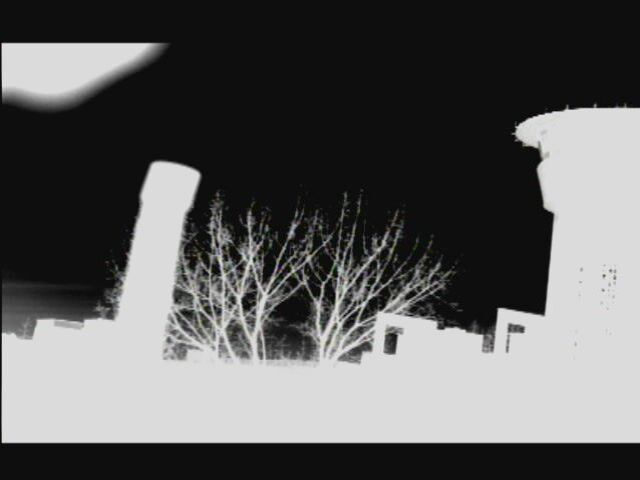
//> input picture Question2/L000.jpg, 640 x 480 px
$ ./main   (built with g++ and OpenCV 4)
//> lines starting //> are read from the running program, lines starting //| are printed output that depends on the picture
### Question2/stiching.h
#pragma once
#include<opencv2/opencv.hpp>
#include<opencv2/xfeatures2d.hpp>
#include<vector>
//#include<iostream>

//using namespace std;

class Corners {
public:
	Corners() = default;
	Corners(const Corners& corners) :leftUp(corners.leftUp), leftDown(corners.leftDown), rightUp(corners.rightUp), rightDown(corners.rightDown)
	{ }
	Corners(const cv::Mat& H, const cv::Mat& src);
	~Corners() = default;
	void reCalcCorners(const cv::Mat& H, const cv::Mat& src);
	cv::Point2f leftUp;
	cv::Point2f leftDown;
	cv::Point2f rightUp;
	cv::Point2f rightDown;
private:
	void CalcCorners(const cv::Mat& H, const cv::Mat& src);
};

class Stiching {
public:
	Stiching() = default;
	Stiching(const Stiching&) = delete;
	Stiching(const Stiching&&) = delete;
	~Stiching() = default;
	void stiching(cv::Mat& L_Img_Ori, cv::Mat& R_Img_Ori, cv::Mat& dst);

private:
	void initial();
	//void detect(const cv::Mat& img, std::vector <cv::KeyPoint>& KeyPoints);
	//void compute();
	void matchByLowe() {};
	void matchByBF(std::vector<cv::Point2f>& L_Points, std::vector<cv::Point2f>& R_Points);
	void OptimizeSeam(cv::Mat& img1, cv::Mat& trans, cv::Mat& dst);
	Corners corners;
	static const  double superpositionLeftThread;
	static const  double superpositionRightThread;
	cv::Ptr<cv::xfeatures2d::SIFT> sift;
	std::vector<cv::KeyPoint> L_KeyPts, R_KeyPts;
	cv::Mat descriptors_L, descriptors_R;
};

### Question2/stiching.cpp
#include"stiching.h"

void Corners::CalcCorners(const cv::Mat& H, const cv::Mat& src) {

	//对图像左上角点进行单映性变换
	cv::Mat corner_ori = cv::Mat::zeros(3, 1, CV_64F);
	corner_ori.at<double>(2, 0) = 1;
	//cout << corner_ori << endl;
	cv::Mat corner_homo = H * corner_ori;
	leftUp.x = corner_homo.at<double>(0, 0) / corner_homo.at<double>(2, 0);
	leftUp.y = corner_homo.at<double>(1, 0) / corner_homo.at<double>(2, 0);
	//std::cout << leftUp.x << " " << leftUp.y << endl;

	//对图像左下角点进行单映性变换
	corner_ori.at<double>(0, 0) = 0;
	corner_ori.at<double>(1, 0) = src.rows;
	corner_ori.at<double>(2, 0) = 1;
	//cout << corner_ori << endl;
	corner_homo = H * corner_ori;
	leftDown.x = corner_homo.at<double>(0, 0) / corner_homo.at<double>(2, 0);
	leftDown.y = corner_homo.at<double>(1, 0) / corner_homo.at<double>(2, 0);
	//std::cout << leftDown.x << " " << leftDown.y << endl;

	//对图像右上角点进行单映性变换
	corner_ori.at<double>(0, 0) = src.cols;
	corner_ori.at<double>(1, 0) = 0;
	corner_ori.at<double>(2, 0) = 1;
	//cout << corner_ori << endl;
	corner_homo = H * corner_ori;
	rightUp.x = corner_homo.at<double>(0, 0) / corner_homo.at<double>(2, 0);
	rightUp.y = corner_homo.at<double>(1, 0) / corner_homo.at<double>(2, 0);
	//std::cout << rightUp.x << " " << rightUp.y << endl;

	//对图像右下角点进行单映性变换
	corner_ori.at<double>(0, 0) = src.cols;
	corner_ori.at<double>(1, 0) = src.rows;
	corner_ori.at<double>(2, 0) = 1;
	//cout << corner_ori << endl;
	corner_homo = H * corner_ori;
	rightDown.x = corner_homo.at<double>(0, 0) / corner_homo.at<double>(2, 0);
	rightDown.y = corner_homo.at<double>(1, 0) / corner_homo.at<double>(2, 0);
	//std::cout << rightDown.x << " " << rightDown.y << endl;


}

Corners::Corners(const cv::Mat& H, const cv::Mat& src) {
	CalcCorners(H, src);
}

void Corners::reCalcCorners(const cv::Mat& H, const cv::Mat& src) {
	CalcCorners(H, src);
}

const double Stiching::superpositionLeftThread = 0.92;
const double Stiching::superpositionRightThread = 0.1;

void Stiching::stiching(cv::Mat& L_Img_Ori, cv::Mat& R_Img_Ori, cv::Mat& dst) {

	cv::Mat L_Img, R_Img;
	cv::cvtColor(L_Img_Ori, L_Img, CV_RGB2GRAY);
	cv::cvtColor(R_Img_Ori, R_Img, CV_RGB2GRAY);
	//std::cout << L_Img.rows << " " << R_Img.cols << std::endl;
	auto L_row = L_Img.rows;
	auto L_col = L_Img.cols;
	auto R_row = R_Img.rows;
	auto R_col = R_Img.cols;
	//std::cout << L_row << L_col << " " << R_row << R_col << endl;
	initial();
	//cv::Ptr<cv::xfeatures2d::SIFT> tsift = cv::xfeatures2d::SIFT::create(1600);
	std::vector<cv::KeyPoint> L_KeyPoints, R_KeyPoints;
	sift->detect(L_Img, L_KeyPoints);
	sift->detect(R_Img, R_KeyPoints);
	int thread_L = L_col * superpositionLeftThread;
	int thread_R = R_col * superpositionRightThread;
	//std::cout << thread_L << " " << thread_R << std::endl;
	for (int i = 0; i < L_KeyPoints.size(); i++) {
		cv::KeyPoint tmp = L_KeyPoints.at(i);
		if (tmp.pt.x > thread_L) {
			L_KeyPts.push_back(tmp);
		}
	}
	for (int i = 0; i < R_KeyPoints.size(); i++) {
		cv::KeyPoint tmp = R_KeyPoints.at(i);
		if (tmp.pt.x < thread_R) {
			R_KeyPts.push_back(tmp);
		}
	}
	//std::cout << L_KeyPts.size() << " " << R_KeyPts.size() << std::endl;
	sift->compute(L_Img, L_KeyPts, descriptors_L);
	sift->compute(R_Img, R_KeyPts, descriptors_R);
	std::vector<cv::Point2f> imagePoints_L, imagePoints_R;
	matchByBF(imagePoints_L, imagePoints_R);
	//std::cout << imagePoints_L.size() << " " << imagePoints_R.size() << std::endl;
	cv::Mat homo;

	//建立单映性矩阵
	if (imagePoints_L.size() > 30)
		homo = cv::findHomography(imagePoints_R, imagePoints_L, CV_RANSAC);
	else {
		double h[] = { 0.7731306674544454, 0.002603557890442372, 593.9808144299284,
					-0.1078747736838854, 0.9974778502779783, -7.538690884299091,
					-0.000358802476608091, 1.88412002496368e-05, 1 };
	homo = cv::Mat(3, 3, CV_64FC1, h);
	}
	//cv::Mat homo = cv::findHomography(imagePoints_R, imagePoints_L, CV_RANSAC);
	//cout << homo << endl;

	corners.reCalcCorners(homo, R_Img);
	cv::Mat imageTransform1;
	// [16 lines of commented-out code are left out]

	homo.at<double>(1, 2) = homo.at<double>(1, 2) - corners.rightUp.y; //-1
	warpPerspective(R_Img_Ori, imageTransform1, homo, cv::Size(MAX(corners.rightUp.x, corners.rightDown.x), corners.rightDown.y - corners.rightUp.y/*L_Img_Ori.rows*/), cv::INTER_LINEAR, cv::BORDER_TRANSPARENT);

	cv::waitKey(10);
	//创建拼接后的图,需提前计算图的大小
	int dst_width = imageTransform1.cols;  //取最右点的长度为拼接图的长度
	int dst_height = imageTransform1.rows;
	dst = cv::Mat(dst_height, dst_width, CV_8UC3);
	dst.setTo(0);
	imageTransform1.copyTo(dst(cv::Rect(0, 0, imageTransform1.cols, imageTransform1.rows)));
	//imshow("imgTran", imageTransform1);
	L_Img_Ori.copyTo(dst(cv::Rect(0, -corners.rightUp.y + 1, L_Img_Ori.cols, L_Img_Ori.rows)));
	cv::Mat L_Img_Tmp(dst_height, L_Img_Ori.cols, CV_8UC3);
	L_Img_Tmp.setTo(0);
	L_Img_Ori.copyTo(L_Img_Tmp(cv::Rect(0, -corners.rightUp.y + 1, L_Img_Ori.cols, L_Img_Ori.rows)));
	//imshow("cc", L_Img_Tmp);
	//imshow("ss", dst);
	cv::waitKey(10);
	OptimizeSeam(L_Img_Tmp, imageTransform1, dst);


}

void Stiching::initial() {
	sift = cv::xfeatures2d::SIFT::create(1600);
}

void Stiching::matchByBF(std::vector<cv::Point2f>& L_Points, std::vector<cv::Point2f>& R_Points) {
	cv::BFMatcher  matcher;
	std::vector<cv::DMatch> matches;
	matcher.match(descriptors_L, descriptors_R, matches);

	sort(matches.begin(), matches.end());
	std::vector< cv::DMatch > good_matches;
	int ptsPairs = matches.size();


	for (int i = 0; i < ptsPairs; i++)
	{
		good_matches.push_back(matches[i]);//距离最小的50个压入新的DMatch
	}

	for (int i = 0; i < good_matches.size(); i++)
	{
		L_Points.push_back(L_KeyPts[good_matches[i].queryIdx].pt);
		R_Points.push_back(R_KeyPts[good_matches[i].trainIdx].pt);
	}
}


// [35 lines of commented-out code are left out]

void Stiching::OptimizeSeam(cv::Mat& img1, cv::Mat& trans, cv::Mat& dst)
{
	int start = MIN(corners.leftUp.x, corners.leftDown.x);//开始位置，即重叠区域的左边界

	double processWidth = img1.cols - start;//重叠区域的宽度
	int rows = dst.rows;
	int cols = img1.cols; //注意，是列数*通道数
	double alpha = 1;//img1中像素的权重
	for (int i = 0; i < rows; i++)
	{
		uchar* p = img1.ptr<uchar>(i);  //获取第i行的首地址
		uchar* t = trans.ptr<uchar>(i);
		uchar* d = dst.ptr<uchar>(i);
		for (int j = start; j < cols; j++)
		{
			if (p[j * 3] == 0 && p[j * 3 + 1] == 0 && p[j * 3 + 2] == 0) {
				d[j * 3] = 0;
				d[j * 3 + 1] = 0;
				d[j * 3 + 2] = 0;
			}
			else {
				//如果遇到图像trans中无像素的黑点，则完全拷贝img1中的数据
				if (t[j * 3] == 0 && t[j * 3 + 1] == 0 && t[j * 3 + 2] == 0)
				{
					alpha = 1;
				}
				else
				{
					//img1中像素的权重，与当前处理点距重叠区域左边界的距离成正比，实验证明，这种方法确实好
					alpha = (processWidth - (j - start)) / processWidth;
				}

				d[j * 3] = p[j * 3] * alpha + t[j * 3] * (1 - alpha);
				d[j * 3 + 1] = p[j * 3 + 1] * alpha + t[j * 3 + 1] * (1 - alpha);
				d[j * 3 + 2] = p[j * 3 + 2] * alpha + t[j * 3 + 2] * (1 - alpha);
			}


		}
	}

}

### Question2/main.cpp
#include"stiching.h"
#include<ctime>
using namespace cv;
using namespace std;


int main() {
	Mat L_Img_Ori_0, R_Img_Ori_0, dst_0;
	Mat L_Img_Ori_1, R_Img_Ori_1, dst_1;
	Mat L_Img_Ori_2, R_Img_Ori_2, dst_2;
	Mat L_Img_Ori_3, R_Img_Ori_3, dst_3;
	L_Img_Ori_0 = imread("L000.jpg");
//> L_Img_Ori_0 is the input picture: 480 rows x 640 cols, CV_8UC3; mean B, G, R 92.4, 92.6, 92.5
	R_Img_Ori_0= imread("R000.jpg");
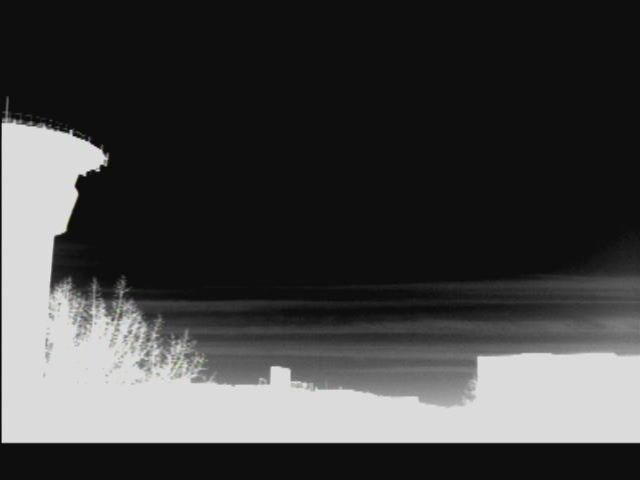
//> input picture Question2/R000.jpg, 640 x 480 px
//> R_Img_Ori_0 is the input picture: 480 rows x 640 cols, CV_8UC3; mean B, G, R 66.3, 66.4, 66.4
	L_Img_Ori_1 = imread("L001.bmp");
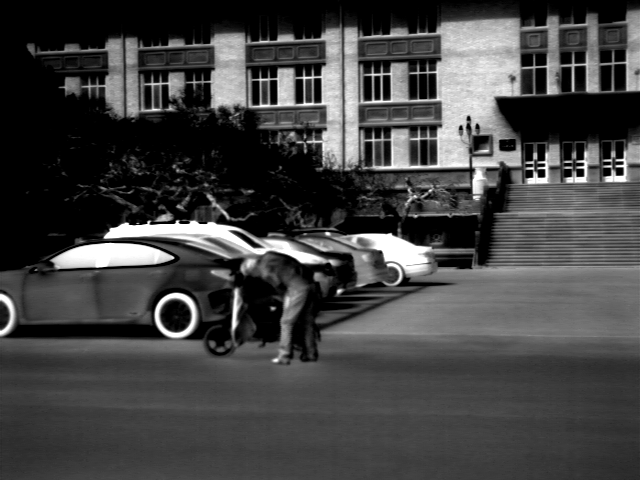
//> input picture Question2/L001.bmp, 640 x 480 px
//> L_Img_Ori_1 is the input picture: 480 rows x 640 cols, CV_8UC3; min 0, max 255, mean 66.9
	R_Img_Ori_1 = imread("R001.bmp");
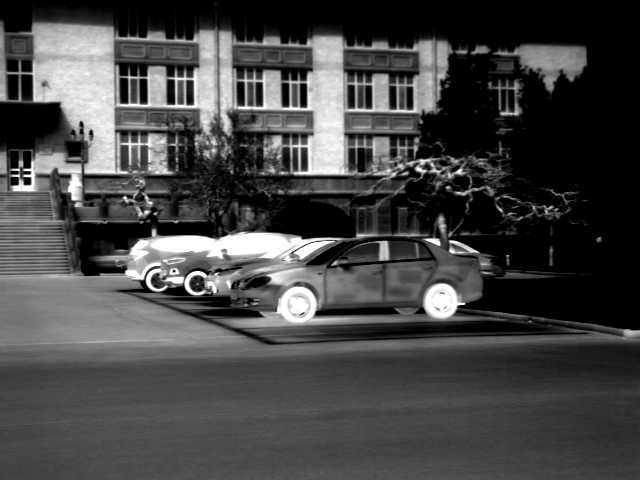
//> input picture Question2/R001.bmp, 640 x 480 px
//> R_Img_Ori_1 is the input picture: 480 rows x 640 cols, CV_8UC3; min 0, max 255, mean 69.6
	L_Img_Ori_2 = imread("L002.bmp");
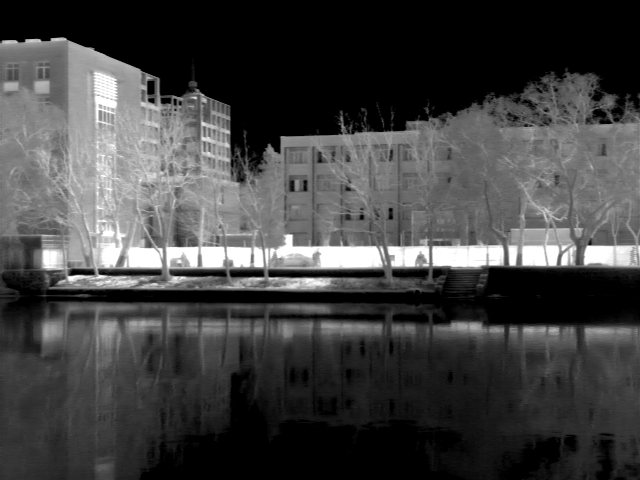
//> input picture Question2/L002.bmp, 640 x 480 px
//> L_Img_Ori_2 is the input picture: 480 rows x 640 cols, CV_8UC3; min 0, max 255, mean 66.2
	R_Img_Ori_2 = imread("R002.bmp");
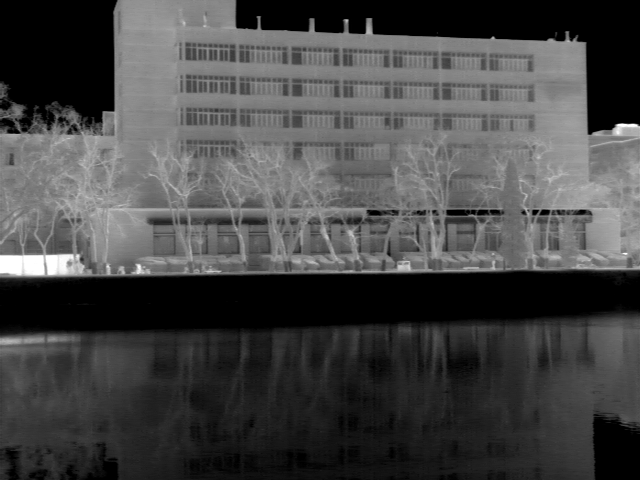
//> input picture Question2/R002.bmp, 640 x 480 px
//> R_Img_Ori_2 is the input picture: 480 rows x 640 cols, CV_8UC3; min 0, max 255, mean 70.2
	L_Img_Ori_3 = imread("L004.bmp");
//> L004.bmp cannot be read in this run, so this picture is empty
	R_Img_Ori_3 = imread("R004.bmp");
//> R004.bmp cannot be read in this run, so this picture is empty
	//imshow("aa", L_Img_Ori_0);
	//imshow("bb", R_Img_Ori_0);
	//cout << L_Img_Ori_0.rows << " " << L_Img_Ori_0.cols << endl;
	waitKey(10);
	clock_t startTime, endTime;
	Stiching s0,s1,s2,s3;
	startTime = clock();
	s0.stiching(L_Img_Ori_0, R_Img_Ori_0, dst_0);
//> in stiching, `sift->detect(L_Img, L_KeyPoints);`: L_KeyPoints = 1311 keypoints; strongest (x, y, size): (168, 190, 39), (58, 71, 50.6), (529, 131, 17.8), (505, 316, 11.8)
//> in stiching, `sift->detect(R_Img, R_KeyPoints);`: R_KeyPoints = 435 keypoints; strongest (x, y, size): (91, 157, 18.8), (283, 407, 55.5), (98, 253, 63.6), (82, 183, 11)
//> the loop in stiching, `for (int i = 0; i < L_KeyPoints.size(); i++)` made 1311 passes
//> tmp on passes 1 to 3: keypoint at (3.2, 441), size 2.6, keypoint at (3.2, 441), size 2.6, keypoint at (3.2, 44.6), size 2.7
//> the loop in stiching, `for (int i = 0; i < R_KeyPoints.size(); i++)` made 435 passes
//> tmp on passes 1 to 3: keypoint at (3, 124.6), size 2.4, keypoint at (3.2, 440.9), size 2.7, keypoint at (3.5, 115.6), size 2.6
//> in matchByBF, `matcher.match(descriptors_L, descriptors_R, matches);`: matches = 23 matches
//> in matchByBF, `int ptsPairs = matches.size();`: ptsPairs = 23
//> the loop in matchByBF, `for (int i = 0; i < ptsPairs; i++)` made 23 passes
//> the loop in matchByBF, `for (int i = 0; i < good_matches.size(); i++)` made 23 passes
//> in stiching, `matchByBF(imagePoints_L, imagePoints_R);`: imagePoints_L = 23 Points (x, y), first 12: [589.1, 104.9], [620.8, 105], [601, 104.9], [620.9, 105.3], [590.7, 105.8], [599.1, 105.9], [603, 290.1], [603.9, 275.6], [603, 290.1], [603, 290.1], [613.3, 296.5], [601.5, 302.7]; imagePoints_R = 23 Points (x, y), first 12: [35.96, 121.6], [35.96, 121.6], [25.2, 120.4], [35.96, 121.6], [35.96, 121.6], [25.2, 120.4], [43.96, 374.9], [43.96, 374.9], [43.96, 374.9], [43.96, 374.9], [43.96, 374.9], [43.96, 374.9]
//> after the loop in OptimizeSeam, `for (int i = 0; i < rows; i++)`:
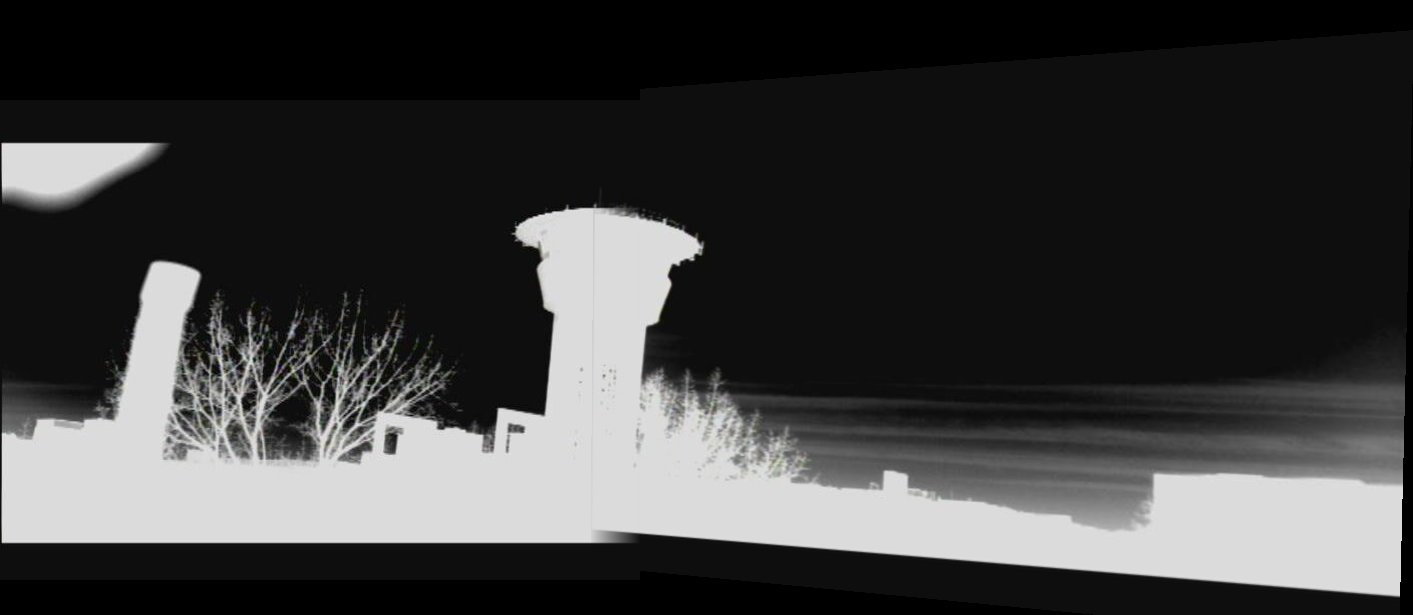
//> dst: 615 rows x 1413 cols, CV_8UC3; mean B, G, R 60.7, 60.8, 60.8
//> after the loop in OptimizeSeam, `for (int i = 0; i < rows; i++)`: alpha = 1
	s1.stiching(L_Img_Ori_1, R_Img_Ori_1, dst_1);
//> in stiching (call 2), `sift->detect(L_Img, L_KeyPoints);`: L_KeyPoints = 1600 keypoints; strongest (x, y, size): (541, 174, 4.9), (620, 172, 5), (580, 173, 4.9), (339, 291, 3.3)
//> in stiching (call 2), `sift->detect(R_Img, R_KeyPoints);`: R_KeyPoints = 1600 keypoints; strongest (x, y, size): (27, 181, 4.9), (29, 173, 2.4), (459, 172, 3.9), (451, 242, 2.5)
//> the loop in stiching (call 2), `for (int i = 0; i < L_KeyPoints.size(); i++)` made 1600 passes
//> tmp on passes 1 to 3: keypoint at (636.6, 72.8), size 3.1, keypoint at (8.4, 335.7), size 4.5, keypoint at (18.8, 331.4), size 10
//> after the loop in stiching (call 2), `for (int i = 0; i < L_KeyPoints.size(); i++)`: L_KeyPts = 106 keypoints; strongest (x, y, size): (620, 172, 5), (621, 163, 2.5), (618, 166, 2.1), (618, 160, 2)
//> the loop in stiching (call 2), `for (int i = 0; i < R_KeyPoints.size(); i++)` made 1600 passes
//> tmp on passes 1 to 3: keypoint at (4.9, 165.3), size 2.4, keypoint at (4.5, 153.2), size 2.6, keypoint at (632.6, 328.4), size 2.9
//> after the loop in stiching (call 2), `for (int i = 0; i < R_KeyPoints.size(); i++)`: R_KeyPts = 96 keypoints; strongest (x, y, size): (27, 181, 4.9), (29, 173, 2.4), (18, 176, 2.1), (16, 172, 2.4)
//> in matchByBF (call 2), `matcher.match(descriptors_L, descriptors_R, matches);`: matches = 106 matches
//> the loop in matchByBF (call 2), `for (int i = 0; i < ptsPairs; i++)` made 106 passes
//> the loop in matchByBF (call 2), `for (int i = 0; i < good_matches.size(); i++)` made 106 passes
//> after the loop in OptimizeSeam (call 2), `for (int i = 0; i < rows; i++)`: dst: 615 rows x 1413 cols, CV_8UC3; min 0, max 255, mean 53.5
	s2.stiching(L_Img_Ori_2, R_Img_Ori_2, dst_2);
//> in stiching (call 3), `sift->detect(L_Img, L_KeyPoints);`: L_KeyPoints = 1409 keypoints; strongest (x, y, size): (405, 257, 16.1), (512, 262, 5.2), (365, 257, 17.6), (539, 255, 22.1)
//> in stiching (call 3), `sift->detect(R_Img, R_KeyPoints);`: R_KeyPoints = 1558 keypoints; strongest (x, y, size): (58, 265, 18.2), (620, 128, 8.2), (139, 270, 7.1), (582, 212, 4.3)
//> the loop in stiching (call 3), `for (int i = 0; i < L_KeyPoints.size(); i++)` made 1409 passes
//> tmp on passes 1 to 3: keypoint at (3.7, 234.8), size 2, keypoint at (5.1, 278.4), size 5, keypoint at (6.4, 42.2), size 4.1
//> after the loop in stiching (call 3), `for (int i = 0; i < L_KeyPoints.size(); i++)`: L_KeyPts = 75 keypoints; strongest (x, y, size): (590, 243, 2.7), (608, 122, 3.1), (595, 333, 12.6), (608, 102, 9.2)
//> the loop in stiching (call 3), `for (int i = 0; i < R_KeyPoints.size(); i++)` made 1558 passes
//> tmp on passes 1 to 3: keypoint at (5.4, 236.8), size 2.3, keypoint at (5.5, 83), size 2.2, keypoint at (5.6, 105.8), size 6
//> in stiching (call 3), `L_Img_Ori.copyTo(dst(cv::Rect(0, -corners.rightUp.y + 1, L_Img_Ori.col..`: dst: 748 rows x 1598 cols, CV_8UC3; min 0, max 255, mean 51
//> in stiching (call 3), `L_Img_Ori.copyTo(L_Img_Tmp(cv::Rect(0, -corners.rightUp.y + 1, L_Img_O..`:
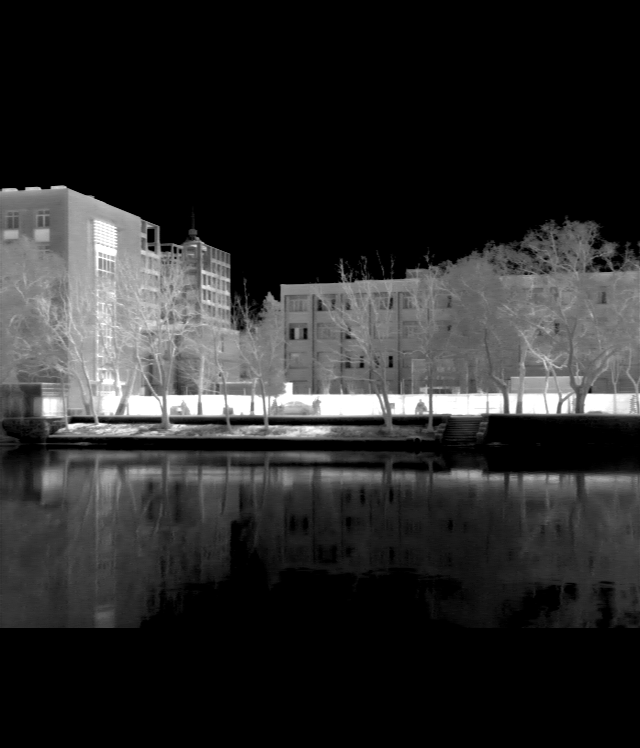
//> L_Img_Tmp: 748 rows x 640 cols, CV_8UC3; min 0, max 255, mean 42.5
//> after the loop in OptimizeSeam (call 3), `for (int i = 0; i < rows; i++)`: dst: 748 rows x 1598 cols, CV_8UC3; min 0, max 255, mean 51
//> (the run ends here: the program stops with an error, at `cv::cvtColor(L_Img_Ori, L_Img, CV_RGB2GRAY);`)
